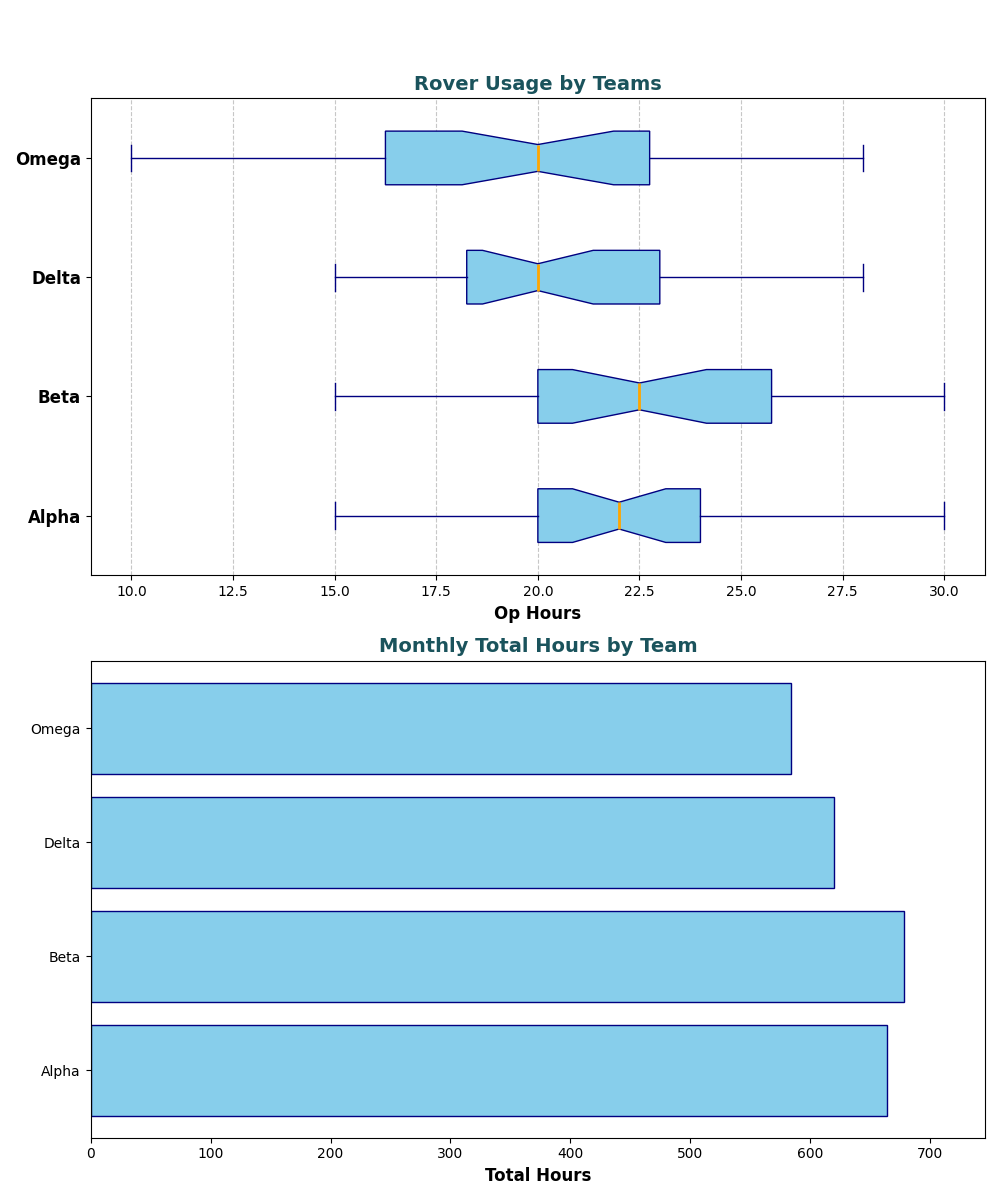

This chart was generated by the following Python code:
import matplotlib.pyplot as plt
import numpy as np

teams = ["Alpha", "Beta", "Delta", "Omega"]

alpha_hours = [15, 18, 24, 20, 22, 17, 21, 23, 19, 26, 29, 18, 20, 24, 22, 27, 30, 20, 22, 24, 26, 20, 27, 19, 18, 24, 25, 23, 21, 20]
beta_hours = [20, 15, 17, 16, 19, 22, 21, 24, 22, 23, 18, 20, 19, 21, 23, 26, 28, 29, 30, 24, 25, 20, 22, 24, 26, 19, 28, 27, 26, 24]
delta_hours = [17, 19, 23, 20, 21, 18, 17, 16, 20, 24, 23, 25, 27, 28, 22, 20, 19, 18, 15, 17, 20, 19, 18, 20, 22, 23, 19, 21, 24, 25]
omega_hours = [12, 10, 15, 13, 16, 14, 20, 22, 19, 21, 18, 14, 17, 19, 20, 26, 24, 21, 23, 20, 20, 19, 17, 14, 25, 28, 27, 26, 24, 20]

total_hours = [sum(alpha_hours), sum(beta_hours), sum(delta_hours), sum(omega_hours)]

fig, axs = plt.subplots(2, 1, figsize=(10, 12))

single_color = 'skyblue'

axs[0].boxplot(
    [alpha_hours, beta_hours, delta_hours, omega_hours], 
    vert=False, patch_artist=True, notch=True,
    boxprops=dict(facecolor=single_color, color='navy'),
    whiskerprops=dict(color='navy'),
    capprops=dict(color='navy'),
    flierprops=dict(marker='o', color='red', markersize=6, alpha=0.6),
    medianprops=dict(color='orange', linewidth=2)
)

axs[0].set_title('Rover Usage by Teams', fontsize=14, fontweight='bold', color='#1a535c')
axs[0].set_xlabel('Op Hours', fontsize=12, fontweight='bold')
axs[0].set_yticks(np.arange(1, len(teams)+1))
axs[0].set_yticklabels(teams, fontsize=12, fontweight='bold')
axs[0].grid(axis='x', linestyle='--', alpha=0.7)

axs[1].barh(teams, total_hours, color=single_color, edgecolor='navy')
axs[1].set_title('Monthly Total Hours by Team', fontsize=14, fontweight='bold', color='#1a535c')
axs[1].set_xlabel('Total Hours', fontsize=12, fontweight='bold')
axs[1].set_xlim(0, max(total_hours) * 1.1)

plt.tight_layout(rect=[0, 0, 1, 0.95])
plt.show()
